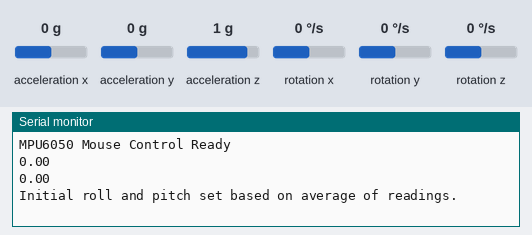
The sketch below on a simulated Arduino Uno, built with avr-gcc and run on an emulated ATmega328P. Parts: the last lines printed to the serial monitor. The inputs (shaded band) are chosen by the test bench; at power-on: acceleration x 0 g, rotation x 0 °/s, acceleration y 0 g, acceleration z 1 g, rotation y 0 °/s, rotation z 0 °/s.

Above: at 5.2 s.
5.3 s: acceleration x set to -1.4 g
At 7.88 s:
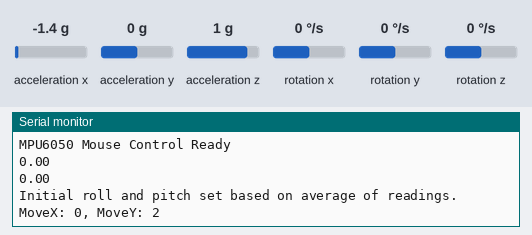
8.3 s: rotation x set to -192 °/s
At 8.35 s:
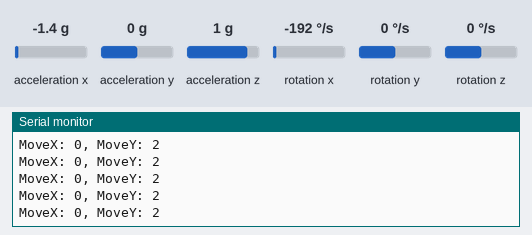
9.8 s: acceleration y set to -1.4 g
At 9.86 s:
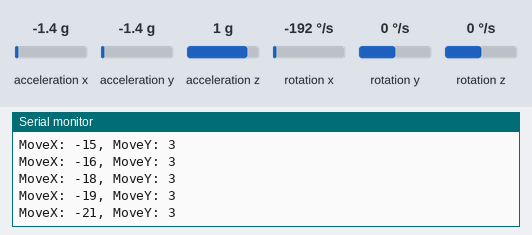
11.3 s: acceleration z set to -1.4 g
At 11.37 s:
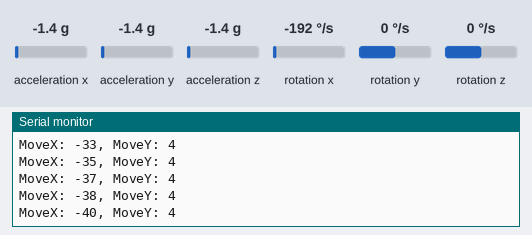
12.8 s: rotation y set to -192 °/s
At 12.88 s:
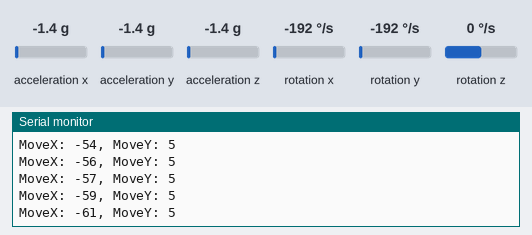
Timing chart, 0 to 15.3 s (numbered marks = the images above; inputs shaded):
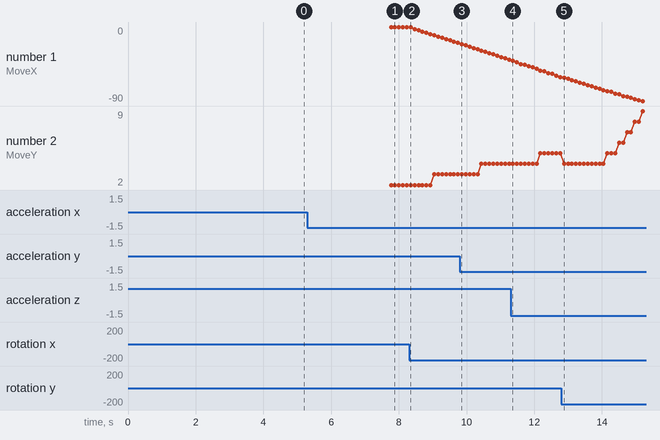

The sketch:

sketch_oct15a.ino
```cpp
#include <Wire.h>
#include <MadgwickAHRS.h>
#include <MPU6050.h>

Madgwick filter;
MPU6050 mpu;

float sensitivity = 0.8;  // Adjust sensitivity for mouse movement
float moveThreshold = 0.05;  // Ignore small movements

// Variables to store the initial roll and pitch
float initialRoll = 0;
float initialPitch = 0;

void setup() {
    Serial.begin(115200); // Initialize Serial communication
    Wire.begin();
    mpu.initialize();
    filter.begin(100);  // Filter update rate in Hz
    Serial.println("MPU6050 Mouse Control Ready");

    // Wait for the sensor to stabilize
    delay(1000);

    // Variables to accumulate multiple readings
    float totalRoll = 0;
    float totalPitch = 0;
    const int numReadings = 10;  // Number of readings to average

    for (int i = 0; i < numReadings; i++) {
        int16_t ax, ay, az, gx, gy, gz;
        mpu.getMotion6(&ax, &ay, &az, &gx, &gy, &gz);

        float gyroX = gx / 131.0;
        float gyroY = gy / 131.0;
        float gyroZ = gz / 131.0;
        float accelX = ax / 16384.0;
        float accelY = ay / 16384.0;
        float accelZ = az / 16384.0;

        filter.updateIMU(gyroX, gyroY, gyroZ, accelX, accelY, accelZ);

        // Accumulate roll and pitch values
        totalRoll += filter.getRoll();
        totalPitch += filter.getPitch();

        // Delay between readings (optional, to allow for stabilization)
        delay(100);
    }

    // Calculate the average roll and pitch
    initialRoll = totalRoll / numReadings;
    initialPitch = totalPitch / numReadings;
 Serial.println(initialRoll);
Serial.println(initialPitch);
 delay(2000);

    Serial.println("Initial roll and pitch set based on average of readings.");
}

void loop() {
    int16_t ax, ay, az, gx, gy, gz;
    mpu.getMotion6(&ax, &ay, &az, &gx, &gy, &gz);
    // Serial.println(ax);
    // Serial.println(ay);
    // Serial.println(az);
    // Serial.println(gx);
    // Serial.println(gy);
    // Serial.println(gz);
    // Convert raw values to degrees/s and g's
    float gyroX = gx / 131.0;
    float gyroY = gy / 131.0;
    float gyroZ = gz / 131.0;
    float accelX = ax / 16384.0;
    float accelY = ay / 16384.0;
    float accelZ = az / 16384.0;

    // Update the Madgwick filter with gyroscope and accelerometer data
    filter.updateIMU(gyroX, gyroY, gyroZ, accelX, accelY, accelZ);

    // Get orientation angles (in radians)
    float roll = filter.getRoll();
    float pitch = filter.getPitch();

    // Subtract the initial roll and pitch to make the current position relative to the start
    float relativeRoll = roll - initialRoll;
    float relativePitch = pitch - initialPitch;

    // Scale the movement for smooth cursor control
    int moveX = relativeRoll * sensitivity ;  // Scale factor to adjust movement
    int moveY = relativePitch * sensitivity;  // Scale factor to adjust movement

    // Ignore movements between -10 and 10
    if (moveX >= -1 && moveX <= 1) {
        moveX = 0; // Set moveX to 0 if it's within the range
    }
    if (moveY >= -1 && moveY <= 1) {
        moveY = 0; // Set moveY to 0 if it's within the range
    }

    // Print the values if there's a significant movement
    if (abs(moveX) > moveThreshold || abs(moveY) > moveThreshold) {
        Serial.print("MoveX: "); // Print X movement data
        Serial.print(moveX);
        Serial.print(", MoveY: "); // Print Y movement data
        Serial.println(moveY);
    }
    delay(110); // Adjust delay as needed
}
```

Measured:
- after the input at 5.3 s, the serial monitor: prints a new line after 2.5 s (image 1)
- plotted number 1: 0 → -19 after the input at 8.3 s, -19 → -40 after the input at 9.8 s, -40 → -61 after the input at 11.3 s, -61 → -90 after the input at 12.8 s
- plotted number 2: 5 → 9 after the input at 12.8 s
